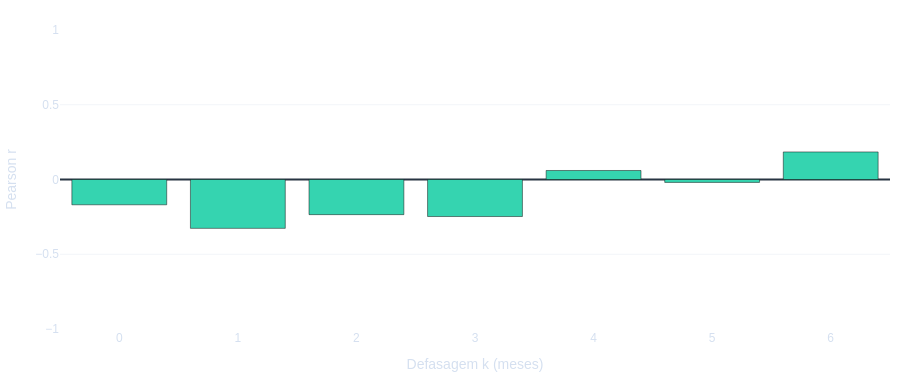

The notebook cell this image was saved under:
### Markdown cell above
## 9. Inflação posterior à variação cambial

Compara-se a variação percentual da PTAX no mês t ao IPCA mensal em t+k, k=0–6. O calendário completo precede os filtros; exigem-se ambas as competências selecionadas, 12 pares e variância positiva. A ordenação exploratória do maior |r| não é teste de significância. Não há controle de autocorrelação, sazonalidade, múltiplas comparações ou choques comuns; não se atribui causalidade.

### Code cell
lagged = lagged_inflation(df, df)
display(lagged.round(3))
lag_chart(lagged).show()
best = lagged.dropna().iloc[lagged.dropna().pearson.abs().argmax()]
print(f"Maior |r| explorado: {best.pearson:.3f}; k={int(best.defasagem_meses)}; pares={int(best.pares)}.")

### Figure 1 — Plotly figure (JSON) as saved in the notebook; plotly's stock layout.template omitted (floating-point values rounded to 4 significant figures)
{"data": [{"customdata": [[59], [58], [57], [56], [55], [54], [53]], "hovertemplate": "Inflação observada k meses depois=%{x}<br>Pearson r=%{y}<br>Pares válidos=%{customdata[0]}<extra></extra>", "legendgroup": "", "marker": {"color": "#35D4B0", "pattern": {"shape": ""}}, "name": "", "orientation": "v", "showlegend": false, "textposition": "auto", "type": "bar", "x": [0, 1, 2, 3, 4, 5, 6], "xaxis": "x", "y": [-0.1691, -0.3269, -0.235, -0.2476, 0.06029, -0.01951, 0.1843], "yaxis": "y"}], "layout": {"barmode": "relative", "colorway": ["#35D4B0", "#7DA4FF", "#F4BB62", "#E879A8", "#A898EE"], "font": {"color": "#D5E0F0", "family": "Arial, sans-serif"}, "height": 380, "hovermode": "x unified", "legend": {"orientation": "h", "tracegroupgap": 0, "x": 0, "y": -0.22}, "margin": {"b": 20, "l": 10, "r": 10, "t": 30}, "paper_bgcolor": "rgba(0,0,0,0)", "plot_bgcolor": "rgba(0,0,0,0)", "xaxis": {"anchor": "y", "domain": [0.0, 1.0], "dtick": 1, "showgrid": false, "title": {"text": "Defasagem k (meses)"}}, "yaxis": {"anchor": "x", "domain": [0.0, 1.0], "gridcolor": "rgba(150,170,200,0.12)", "range": [-1, 1], "title": {"text": "Pearson r"}}}}
